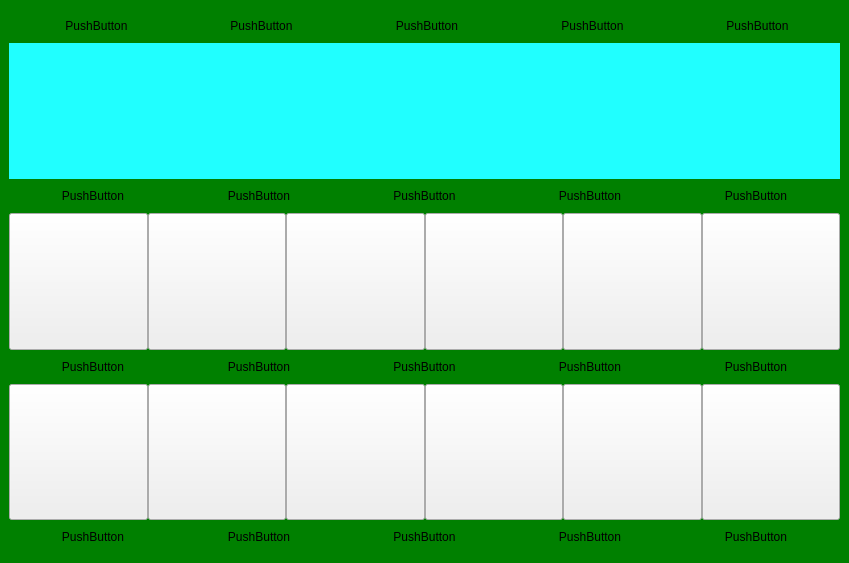
<?xml version="1.0" encoding="UTF-8"?>
<ui version="4.0">
 <class>Form</class>
 <widget class="QWidget" name="Form">
  <property name="geometry">
   <rect>
    <x>0</x>
    <y>0</y>
    <width>849</width>
    <height>563</height>
   </rect>
  </property>
  <property name="sizePolicy">
   <sizepolicy hsizetype="Ignored" vsizetype="Ignored">
    <horstretch>0</horstretch>
    <verstretch>0</verstretch>
   </sizepolicy>
  </property>
  <property name="font">
   <font>
    <kerning>true</kerning>
   </font>
  </property>
  <property name="windowTitle">
   <string>Form</string>
  </property>
  <property name="styleSheet">
   <string notr="true">QWidget#Form{background-color: rgb(98, 171, 32);}</string>
  </property>
  <layout class="QVBoxLayout" name="verticalLayout">
   <property name="spacing">
    <number>0</number>
   </property>
   <property name="leftMargin">
    <number>0</number>
   </property>
   <property name="topMargin">
    <number>0</number>
   </property>
   <property name="rightMargin">
    <number>0</number>
   </property>
   <property name="bottomMargin">
    <number>0</number>
   </property>
   <item>
    <widget class="QWidget" name="Frame" native="true">
     <property name="styleSheet">
      <string notr="true">#Frame{background-color:green;}</string>
     </property>
     <layout class="QVBoxLayout" name="verticalLayout1" stretch="1,4,1,4,1,4,1">
      <property name="spacing">
       <number>0</number>
      </property>
      <item>
       <widget class="QWidget" name="horizontalWidget_11" native="true">
        <property name="styleSheet">
         <string notr="true">QPushButton:pressed {
       background-color: rgb(222, 255, 220);
    }</string>
        </property>
        <layout class="QHBoxLayout" name="horizontalLayout_43">
         <property name="spacing">
          <number>0</number>
         </property>
         <property name="sizeConstraint">
          <enum>QLayout::SetDefaultConstraint</enum>
         </property>
         <property name="leftMargin">
          <number>5</number>
         </property>
         <property name="topMargin">
          <number>0</number>
         </property>
         <property name="rightMargin">
          <number>0</number>
         </property>
         <property name="bottomMargin">
          <number>0</number>
         </property>
         <item>
          <widget class="QPushButton" name="btn_fence_0">
           <property name="sizePolicy">
            <sizepolicy hsizetype="Minimum" vsizetype="Minimum">
             <horstretch>0</horstretch>
             <verstretch>0</verstretch>
            </sizepolicy>
           </property>
           <property name="maximumSize">
            <size>
             <width>16777215</width>
             <height>50</height>
            </size>
           </property>
           <property name="styleSheet">
            <string notr="true">border:none;</string>
           </property>
           <property name="text">
            <string>PushButton</string>
           </property>
          </widget>
         </item>
         <item>
          <widget class="QPushButton" name="btn_fence_1">
           <property name="enabled">
            <bool>true</bool>
           </property>
           <property name="sizePolicy">
            <sizepolicy hsizetype="Minimum" vsizetype="Minimum">
             <horstretch>0</horstretch>
             <verstretch>0</verstretch>
            </sizepolicy>
           </property>
           <property name="maximumSize">
            <size>
             <width>16777215</width>
             <height>50</height>
            </size>
           </property>
           <property name="toolTipDuration">
            <number>-1</number>
           </property>
           <property name="styleSheet">
            <string notr="true">border:none;</string>
           </property>
           <property name="text">
            <string>PushButton</string>
           </property>
          </widget>
         </item>
         <item>
          <widget class="QPushButton" name="btn_fence_2">
           <property name="sizePolicy">
            <sizepolicy hsizetype="Minimum" vsizetype="Minimum">
             <horstretch>0</horstretch>
             <verstretch>0</verstretch>
            </sizepolicy>
           </property>
           <property name="maximumSize">
            <size>
             <width>16777215</width>
             <height>50</height>
            </size>
           </property>
           <property name="styleSheet">
            <string notr="true">border:none;
</string>
           </property>
           <property name="text">
            <string>PushButton</string>
           </property>
          </widget>
         </item>
         <item>
          <widget class="QPushButton" name="btn_fence_3">
           <property name="sizePolicy">
            <sizepolicy hsizetype="Minimum" vsizetype="Minimum">
             <horstretch>0</horstretch>
             <verstretch>0</verstretch>
            </sizepolicy>
           </property>
           <property name="maximumSize">
            <size>
             <width>16777215</width>
             <height>50</height>
            </size>
           </property>
           <property name="styleSheet">
            <string notr="true">border :none;</string>
           </property>
           <property name="text">
            <string>PushButton</string>
           </property>
          </widget>
         </item>
         <item>
          <widget class="QPushButton" name="btn_fence_4">
           <property name="sizePolicy">
            <sizepolicy hsizetype="Minimum" vsizetype="Minimum">
             <horstretch>0</horstretch>
             <verstretch>0</verstretch>
            </sizepolicy>
           </property>
           <property name="maximumSize">
            <size>
             <width>16777215</width>
             <height>50</height>
            </size>
           </property>
           <property name="styleSheet">
            <string notr="true">border:none;</string>
           </property>
           <property name="text">
            <string>PushButton</string>
           </property>
          </widget>
         </item>
        </layout>
       </widget>
      </item>
      <item>
       <layout class="QHBoxLayout" name="horizontalLayout_A" stretch="1,30,1,30,1,30,1,30,1,30,1">
        <property name="spacing">
         <number>0</number>
        </property>
        <property name="leftMargin">
         <number>0</number>
        </property>
        <property name="rightMargin">
         <number>0</number>
        </property>
        <item>
         <widget class="QPushButton" name="btn_fence_5">
          <property name="sizePolicy">
           <sizepolicy hsizetype="Minimum" vsizetype="Minimum">
            <horstretch>0</horstretch>
            <verstretch>0</verstretch>
           </sizepolicy>
          </property>
          <property name="minimumSize">
           <size>
            <width>20</width>
            <height>0</height>
           </size>
          </property>
          <property name="maximumSize">
           <size>
            <width>16777215</width>
            <height>16777215</height>
           </size>
          </property>
          <property name="styleSheet">
           <string notr="true">border:none;
background-color: rgb(32, 255, 255);</string>
          </property>
          <property name="text">
           <string/>
          </property>
         </widget>
        </item>
        <item>
         <layout class="QHBoxLayout" name="hlo_0_0">
          <property name="spacing">
           <number>0</number>
          </property>
         </layout>
        </item>
        <item>
         <widget class="QPushButton" name="btn_fence_6">
          <property name="sizePolicy">
           <sizepolicy hsizetype="Minimum" vsizetype="Minimum">
            <horstretch>0</horstretch>
            <verstretch>0</verstretch>
           </sizepolicy>
          </property>
          <property name="minimumSize">
           <size>
            <width>20</width>
            <height>0</height>
           </size>
          </property>
          <property name="maximumSize">
           <size>
            <width>16777215</width>
            <height>16777215</height>
           </size>
          </property>
          <property name="styleSheet">
           <string notr="true">border:none;
background-color: rgb(32, 255, 255);</string>
          </property>
          <property name="text">
           <string/>
          </property>
         </widget>
        </item>
        <item>
         <layout class="QHBoxLayout" name="hlo_0_1">
          <property name="spacing">
           <number>0</number>
          </property>
          <property name="rightMargin">
           <number>0</number>
          </property>
         </layout>
        </item>
        <item>
         <widget class="QPushButton" name="btn_fence_7">
          <property name="sizePolicy">
           <sizepolicy hsizetype="Minimum" vsizetype="Minimum">
            <horstretch>0</horstretch>
            <verstretch>0</verstretch>
           </sizepolicy>
          </property>
          <property name="minimumSize">
           <size>
            <width>20</width>
            <height>0</height>
           </size>
          </property>
          <property name="maximumSize">
           <size>
            <width>16777215</width>
            <height>16777215</height>
           </size>
          </property>
          <property name="styleSheet">
           <string notr="true">border:none;
background-color: rgb(32, 255, 255);</string>
          </property>
          <property name="text">
           <string/>
          </property>
         </widget>
        </item>
        <item>
         <layout class="QHBoxLayout" name="hlo_0_2">
          <property name="spacing">
           <number>0</number>
          </property>
          <property name="rightMargin">
           <number>0</number>
          </property>
         </layout>
        </item>
        <item>
         <widget class="QPushButton" name="btn_fence_8">
          <property name="sizePolicy">
           <sizepolicy hsizetype="Minimum" vsizetype="Minimum">
            <horstretch>0</horstretch>
            <verstretch>0</verstretch>
           </sizepolicy>
          </property>
          <property name="minimumSize">
           <size>
            <width>20</width>
            <height>0</height>
           </size>
          </property>
          <property name="maximumSize">
           <size>
            <width>16777215</width>
            <height>16777215</height>
           </size>
          </property>
          <property name="styleSheet">
           <string notr="true">border:none;
background-color: rgb(32, 255, 255);</string>
          </property>
          <property name="text">
           <string/>
          </property>
         </widget>
        </item>
        <item>
         <layout class="QHBoxLayout" name="hlo_0_3">
          <property name="spacing">
           <number>0</number>
          </property>
          <property name="rightMargin">
           <number>0</number>
          </property>
         </layout>
        </item>
        <item>
         <widget class="QPushButton" name="btn_fence_9">
          <property name="sizePolicy">
           <sizepolicy hsizetype="Minimum" vsizetype="Minimum">
            <horstretch>0</horstretch>
            <verstretch>0</verstretch>
           </sizepolicy>
          </property>
          <property name="minimumSize">
           <size>
            <width>20</width>
            <height>0</height>
           </size>
          </property>
          <property name="maximumSize">
           <size>
            <width>16777215</width>
            <height>16777215</height>
           </size>
          </property>
          <property name="styleSheet">
           <string notr="true">border:none;
background-color: rgb(32, 255, 255);</string>
          </property>
          <property name="text">
           <string/>
          </property>
         </widget>
        </item>
        <item>
         <layout class="QHBoxLayout" name="hlo_0_4">
          <property name="spacing">
           <number>0</number>
          </property>
          <property name="rightMargin">
           <number>0</number>
          </property>
         </layout>
        </item>
        <item>
         <widget class="QPushButton" name="btn_fence_10">
          <property name="sizePolicy">
           <sizepolicy hsizetype="Minimum" vsizetype="Minimum">
            <horstretch>0</horstretch>
            <verstretch>0</verstretch>
           </sizepolicy>
          </property>
          <property name="minimumSize">
           <size>
            <width>20</width>
            <height>0</height>
           </size>
          </property>
          <property name="maximumSize">
           <size>
            <width>16777215</width>
            <height>16777215</height>
           </size>
          </property>
          <property name="styleSheet">
           <string notr="true">border:none;
background-color: rgb(32, 255, 255);</string>
          </property>
          <property name="text">
           <string/>
          </property>
         </widget>
        </item>
       </layout>
      </item>
      <item>
       <widget class="QWidget" name="horizontalWidget_14" native="true">
        <property name="styleSheet">
         <string notr="true">QPushButton:pressed {
       background-color: rgb(222, 255, 220);
    }</string>
        </property>
        <layout class="QHBoxLayout" name="horizontalLayout_44">
         <property name="spacing">
          <number>0</number>
         </property>
         <property name="sizeConstraint">
          <enum>QLayout::SetDefaultConstraint</enum>
         </property>
         <property name="leftMargin">
          <number>1</number>
         </property>
         <property name="rightMargin">
          <number>1</number>
         </property>
         <item>
          <widget class="QPushButton" name="btn_fence_11">
           <property name="sizePolicy">
            <sizepolicy hsizetype="Minimum" vsizetype="Minimum">
             <horstretch>0</horstretch>
             <verstretch>0</verstretch>
            </sizepolicy>
           </property>
           <property name="maximumSize">
            <size>
             <width>16777215</width>
             <height>50</height>
            </size>
           </property>
           <property name="styleSheet">
            <string notr="true">border:none;</string>
           </property>
           <property name="text">
            <string>PushButton</string>
           </property>
          </widget>
         </item>
         <item>
          <widget class="QPushButton" name="btn_fence_12">
           <property name="enabled">
            <bool>true</bool>
           </property>
           <property name="sizePolicy">
            <sizepolicy hsizetype="Minimum" vsizetype="Minimum">
             <horstretch>0</horstretch>
             <verstretch>0</verstretch>
            </sizepolicy>
           </property>
           <property name="maximumSize">
            <size>
             <width>16777215</width>
             <height>50</height>
            </size>
           </property>
           <property name="toolTipDuration">
            <number>-1</number>
           </property>
           <property name="styleSheet">
            <string notr="true">border:none;</string>
           </property>
           <property name="text">
            <string>PushButton</string>
           </property>
          </widget>
         </item>
         <item>
          <widget class="QPushButton" name="btn_fence_13">
           <property name="sizePolicy">
            <sizepolicy hsizetype="Minimum" vsizetype="Minimum">
             <horstretch>0</horstretch>
             <verstretch>0</verstretch>
            </sizepolicy>
           </property>
           <property name="maximumSize">
            <size>
             <width>16777215</width>
             <height>50</height>
            </size>
           </property>
           <property name="styleSheet">
            <string notr="true">border:none;
</string>
           </property>
           <property name="text">
            <string>PushButton</string>
           </property>
          </widget>
         </item>
         <item>
          <widget class="QPushButton" name="btn_fence_14">
           <property name="sizePolicy">
            <sizepolicy hsizetype="Minimum" vsizetype="Minimum">
             <horstretch>0</horstretch>
             <verstretch>0</verstretch>
            </sizepolicy>
           </property>
           <property name="maximumSize">
            <size>
             <width>16777215</width>
             <height>50</height>
            </size>
           </property>
           <property name="styleSheet">
            <string notr="true">border:none;</string>
           </property>
           <property name="text">
            <string>PushButton</string>
           </property>
          </widget>
         </item>
         <item>
          <widget class="QPushButton" name="btn_fence_15">
           <property name="sizePolicy">
            <sizepolicy hsizetype="Minimum" vsizetype="Minimum">
             <horstretch>0</horstretch>
             <verstretch>0</verstretch>
            </sizepolicy>
           </property>
           <property name="maximumSize">
            <size>
             <width>16777215</width>
             <height>50</height>
            </size>
           </property>
           <property name="styleSheet">
            <string notr="true">border:none;</string>
           </property>
           <property name="text">
            <string>PushButton</string>
           </property>
          </widget>
         </item>
        </layout>
       </widget>
      </item>
      <item>
       <layout class="QHBoxLayout" name="horizontalLayout_B" stretch="1,30,1,30,1,30,1,30,1,30,1">
        <property name="spacing">
         <number>0</number>
        </property>
        <property name="leftMargin">
         <number>0</number>
        </property>
        <property name="rightMargin">
         <number>0</number>
        </property>
        <item>
         <widget class="QPushButton" name="btn_fence_16">
          <property name="sizePolicy">
           <sizepolicy hsizetype="Minimum" vsizetype="Minimum">
            <horstretch>0</horstretch>
            <verstretch>0</verstretch>
           </sizepolicy>
          </property>
          <property name="minimumSize">
           <size>
            <width>20</width>
            <height>0</height>
           </size>
          </property>
          <property name="text">
           <string/>
          </property>
         </widget>
        </item>
        <item>
         <layout class="QHBoxLayout" name="hlo_1_0">
          <property name="spacing">
           <number>0</number>
          </property>
         </layout>
        </item>
        <item>
         <widget class="QPushButton" name="btn_fence_17">
          <property name="sizePolicy">
           <sizepolicy hsizetype="Minimum" vsizetype="Minimum">
            <horstretch>0</horstretch>
            <verstretch>0</verstretch>
           </sizepolicy>
          </property>
          <property name="minimumSize">
           <size>
            <width>20</width>
            <height>0</height>
           </size>
          </property>
          <property name="text">
           <string/>
          </property>
         </widget>
        </item>
        <item>
         <layout class="QHBoxLayout" name="hlo_1_1">
          <property name="spacing">
           <number>0</number>
          </property>
         </layout>
        </item>
        <item>
         <widget class="QPushButton" name="btn_fence_18">
          <property name="sizePolicy">
           <sizepolicy hsizetype="Minimum" vsizetype="Minimum">
            <horstretch>0</horstretch>
            <verstretch>0</verstretch>
           </sizepolicy>
          </property>
          <property name="minimumSize">
           <size>
            <width>20</width>
            <height>0</height>
           </size>
          </property>
          <property name="text">
           <string/>
          </property>
         </widget>
        </item>
        <item>
         <layout class="QHBoxLayout" name="hlo_1_2">
          <property name="spacing">
           <number>0</number>
          </property>
         </layout>
        </item>
        <item>
         <widget class="QPushButton" name="btn_fence_19">
          <property name="sizePolicy">
           <sizepolicy hsizetype="Minimum" vsizetype="Minimum">
            <horstretch>0</horstretch>
            <verstretch>0</verstretch>
           </sizepolicy>
          </property>
          <property name="minimumSize">
           <size>
            <width>20</width>
            <height>0</height>
           </size>
          </property>
          <property name="text">
           <string/>
          </property>
         </widget>
        </item>
        <item>
         <layout class="QHBoxLayout" name="hlo_1_3">
          <property name="spacing">
           <number>0</number>
          </property>
         </layout>
        </item>
        <item>
         <widget class="QPushButton" name="btn_fence_20">
          <property name="sizePolicy">
           <sizepolicy hsizetype="Minimum" vsizetype="Minimum">
            <horstretch>0</horstretch>
            <verstretch>0</verstretch>
           </sizepolicy>
          </property>
          <property name="minimumSize">
           <size>
            <width>20</width>
            <height>0</height>
           </size>
          </property>
          <property name="text">
           <string/>
          </property>
         </widget>
        </item>
        <item>
         <layout class="QHBoxLayout" name="hlo_1_4">
          <property name="spacing">
           <number>0</number>
          </property>
         </layout>
        </item>
        <item>
         <widget class="QPushButton" name="btn_fence_21">
          <property name="sizePolicy">
           <sizepolicy hsizetype="Minimum" vsizetype="Minimum">
            <horstretch>0</horstretch>
            <verstretch>0</verstretch>
           </sizepolicy>
          </property>
          <property name="minimumSize">
           <size>
            <width>20</width>
            <height>0</height>
           </size>
          </property>
          <property name="text">
           <string/>
          </property>
         </widget>
        </item>
       </layout>
      </item>
      <item>
       <widget class="QWidget" name="horizontalWidget_16" native="true">
        <property name="styleSheet">
         <string notr="true">QPushButton:pressed {
       background-color: rgb(222, 255, 220);
    }</string>
        </property>
        <layout class="QHBoxLayout" name="horizontalLayout_45">
         <property name="spacing">
          <number>0</number>
         </property>
         <property name="sizeConstraint">
          <enum>QLayout::SetDefaultConstraint</enum>
         </property>
         <property name="leftMargin">
          <number>1</number>
         </property>
         <property name="rightMargin">
          <number>1</number>
         </property>
         <item>
          <widget class="QPushButton" name="btn_fence_22">
           <property name="sizePolicy">
            <sizepolicy hsizetype="Minimum" vsizetype="Minimum">
             <horstretch>0</horstretch>
             <verstretch>0</verstretch>
            </sizepolicy>
           </property>
           <property name="maximumSize">
            <size>
             <width>16777215</width>
             <height>50</height>
            </size>
           </property>
           <property name="styleSheet">
            <string notr="true">border:none;</string>
           </property>
           <property name="text">
            <string>PushButton</string>
           </property>
          </widget>
         </item>
         <item>
          <widget class="QPushButton" name="btn_fence_23">
           <property name="enabled">
            <bool>true</bool>
           </property>
           <property name="sizePolicy">
            <sizepolicy hsizetype="Minimum" vsizetype="Minimum">
             <horstretch>0</horstretch>
             <verstretch>0</verstretch>
            </sizepolicy>
           </property>
           <property name="maximumSize">
            <size>
             <width>16777215</width>
             <height>50</height>
            </size>
           </property>
           <property name="toolTipDuration">
            <number>-1</number>
           </property>
           <property name="styleSheet">
            <string notr="true">border:none;</string>
           </property>
           <property name="text">
            <string>PushButton</string>
           </property>
          </widget>
         </item>
         <item>
          <widget class="QPushButton" name="btn_fence_24">
           <property name="sizePolicy">
            <sizepolicy hsizetype="Minimum" vsizetype="Minimum">
             <horstretch>0</horstretch>
             <verstretch>0</verstretch>
            </sizepolicy>
           </property>
           <property name="maximumSize">
            <size>
             <width>16777215</width>
             <height>50</height>
            </size>
           </property>
           <property name="styleSheet">
            <string notr="true">border:none;
</string>
           </property>
           <property name="text">
            <string>PushButton</string>
           </property>
          </widget>
         </item>
         <item>
          <widget class="QPushButton" name="btn_fence_25">
           <property name="sizePolicy">
            <sizepolicy hsizetype="Minimum" vsizetype="Minimum">
             <horstretch>0</horstretch>
             <verstretch>0</verstretch>
            </sizepolicy>
           </property>
           <property name="maximumSize">
            <size>
             <width>16777215</width>
             <height>50</height>
            </size>
           </property>
           <property name="styleSheet">
            <string notr="true">border:none;</string>
           </property>
           <property name="text">
            <string>PushButton</string>
           </property>
          </widget>
         </item>
         <item>
          <widget class="QPushButton" name="btn_fence_26">
           <property name="sizePolicy">
            <sizepolicy hsizetype="Minimum" vsizetype="Minimum">
             <horstretch>0</horstretch>
             <verstretch>0</verstretch>
            </sizepolicy>
           </property>
           <property name="maximumSize">
            <size>
             <width>16777215</width>
             <height>50</height>
            </size>
           </property>
           <property name="styleSheet">
            <string notr="true">border:none;</string>
           </property>
           <property name="text">
            <string>PushButton</string>
           </property>
          </widget>
         </item>
        </layout>
       </widget>
      </item>
      <item>
       <layout class="QHBoxLayout" name="horizontalLayout_A_5" stretch="1,30,1,30,1,30,1,30,1,30,1">
        <property name="spacing">
         <number>0</number>
        </property>
        <property name="rightMargin">
         <number>0</number>
        </property>
        <item>
         <widget class="QPushButton" name="btn_fence_27">
          <property name="sizePolicy">
           <sizepolicy hsizetype="Minimum" vsizetype="Minimum">
            <horstretch>0</horstretch>
            <verstretch>0</verstretch>
           </sizepolicy>
          </property>
          <property name="minimumSize">
           <size>
            <width>20</width>
            <height>0</height>
           </size>
          </property>
          <property name="text">
           <string/>
          </property>
         </widget>
        </item>
        <item>
         <layout class="QHBoxLayout" name="hlo_2_0">
          <property name="spacing">
           <number>0</number>
          </property>
         </layout>
        </item>
        <item>
         <widget class="QPushButton" name="btn_fence_28">
          <property name="sizePolicy">
           <sizepolicy hsizetype="Minimum" vsizetype="Minimum">
            <horstretch>0</horstretch>
            <verstretch>0</verstretch>
           </sizepolicy>
          </property>
          <property name="minimumSize">
           <size>
            <width>20</width>
            <height>0</height>
           </size>
          </property>
          <property name="text">
           <string/>
          </property>
         </widget>
        </item>
        <item>
         <layout class="QHBoxLayout" name="hlo_2_1">
          <property name="spacing">
           <number>0</number>
          </property>
         </layout>
        </item>
        <item>
         <widget class="QPushButton" name="btn_fence_29">
          <property name="sizePolicy">
           <sizepolicy hsizetype="Minimum" vsizetype="Minimum">
            <horstretch>0</horstretch>
            <verstretch>0</verstretch>
           </sizepolicy>
          </property>
          <property name="minimumSize">
           <size>
            <width>20</width>
            <height>0</height>
           </size>
          </property>
          <property name="text">
           <string/>
          </property>
         </widget>
        </item>
        <item>
         <layout class="QHBoxLayout" name="hlo_2_2">
          <property name="spacing">
           <number>0</number>
          </property>
         </layout>
        </item>
        <item>
         <widget class="QPushButton" name="btn_fence_30">
          <property name="sizePolicy">
           <sizepolicy hsizetype="Minimum" vsizetype="Minimum">
            <horstretch>0</horstretch>
            <verstretch>0</verstretch>
           </sizepolicy>
          </property>
          <property name="minimumSize">
           <size>
            <width>20</width>
            <height>0</height>
           </size>
          </property>
          <property name="text">
           <string/>
          </property>
         </widget>
        </item>
        <item>
         <layout class="QHBoxLayout" name="hlo_2_3">
          <property name="spacing">
           <number>0</number>
          </property>
         </layout>
        </item>
        <item>
         <widget class="QPushButton" name="btn_fence_31">
          <property name="sizePolicy">
           <sizepolicy hsizetype="Minimum" vsizetype="Minimum">
            <horstretch>0</horstretch>
            <verstretch>0</verstretch>
           </sizepolicy>
          </property>
          <property name="minimumSize">
           <size>
            <width>20</width>
            <height>0</height>
           </size>
          </property>
          <property name="text">
           <string/>
          </property>
         </widget>
        </item>
        <item>
         <layout class="QHBoxLayout" name="hlo_2_4">
          <property name="spacing">
           <number>0</number>
          </property>
         </layout>
        </item>
        <item>
         <widget class="QPushButton" name="btn_fence_32">
          <property name="sizePolicy">
           <sizepolicy hsizetype="Minimum" vsizetype="Minimum">
            <horstretch>0</horstretch>
            <verstretch>0</verstretch>
           </sizepolicy>
          </property>
          <property name="minimumSize">
           <size>
            <width>20</width>
            <height>0</height>
           </size>
          </property>
          <property name="text">
           <string/>
          </property>
         </widget>
        </item>
       </layout>
      </item>
      <item>
       <widget class="QWidget" name="horizontalWidget_20" native="true">
        <property name="styleSheet">
         <string notr="true">QPushButton:pressed {
       background-color: rgb(222, 255, 220);
    }</string>
        </property>
        <layout class="QHBoxLayout" name="horizontalLayout_49">
         <property name="spacing">
          <number>0</number>
         </property>
         <property name="sizeConstraint">
          <enum>QLayout::SetDefaultConstraint</enum>
         </property>
         <property name="leftMargin">
          <number>1</number>
         </property>
         <property name="topMargin">
          <number>1</number>
         </property>
         <property name="rightMargin">
          <number>1</number>
         </property>
         <property name="bottomMargin">
          <number>1</number>
         </property>
         <item>
          <widget class="QPushButton" name="btn_fence_33">
           <property name="sizePolicy">
            <sizepolicy hsizetype="Minimum" vsizetype="Minimum">
             <horstretch>0</horstretch>
             <verstretch>0</verstretch>
            </sizepolicy>
           </property>
           <property name="maximumSize">
            <size>
             <width>16777215</width>
             <height>50</height>
            </size>
           </property>
           <property name="styleSheet">
            <string notr="true">border:none;</string>
           </property>
           <property name="text">
            <string>PushButton</string>
           </property>
          </widget>
         </item>
         <item>
          <widget class="QPushButton" name="btn_fence_34">
           <property name="enabled">
            <bool>true</bool>
           </property>
           <property name="sizePolicy">
            <sizepolicy hsizetype="Minimum" vsizetype="Minimum">
             <horstretch>0</horstretch>
             <verstretch>0</verstretch>
            </sizepolicy>
           </property>
           <property name="maximumSize">
            <size>
             <width>16777215</width>
             <height>50</height>
            </size>
           </property>
           <property name="toolTipDuration">
            <number>-1</number>
           </property>
           <property name="styleSheet">
            <string notr="true">border:none;</string>
           </property>
           <property name="text">
            <string>PushButton</string>
           </property>
          </widget>
         </item>
         <item>
          <widget class="QPushButton" name="btn_fence_35">
           <property name="sizePolicy">
            <sizepolicy hsizetype="Minimum" vsizetype="Minimum">
             <horstretch>0</horstretch>
             <verstretch>0</verstretch>
            </sizepolicy>
           </property>
           <property name="maximumSize">
            <size>
             <width>16777215</width>
             <height>50</height>
            </size>
           </property>
           <property name="styleSheet">
            <string notr="true">border:none;
</string>
           </property>
           <property name="text">
            <string>PushButton</string>
           </property>
          </widget>
         </item>
         <item>
          <widget class="QPushButton" name="btn_fence_36">
           <property name="sizePolicy">
            <sizepolicy hsizetype="Minimum" vsizetype="Minimum">
             <horstretch>0</horstretch>
             <verstretch>0</verstretch>
            </sizepolicy>
           </property>
           <property name="maximumSize">
            <size>
             <width>16777215</width>
             <height>50</height>
            </size>
           </property>
           <property name="styleSheet">
            <string notr="true">border:none;</string>
           </property>
           <property name="text">
            <string>PushButton</string>
           </property>
          </widget>
         </item>
         <item>
          <widget class="QPushButton" name="btn_fence_37">
           <property name="sizePolicy">
            <sizepolicy hsizetype="Minimum" vsizetype="Minimum">
             <horstretch>0</horstretch>
             <verstretch>0</verstretch>
            </sizepolicy>
           </property>
           <property name="maximumSize">
            <size>
             <width>16777215</width>
             <height>50</height>
            </size>
           </property>
           <property name="styleSheet">
            <string notr="true">border:none;</string>
           </property>
           <property name="text">
            <string>PushButton</string>
           </property>
          </widget>
         </item>
        </layout>
       </widget>
      </item>
     </layout>
    </widget>
   </item>
  </layout>
 </widget>
 <resources>
  <include location="images_Farm.qrc"/>
 </resources>
 <connections/>
</ui>
